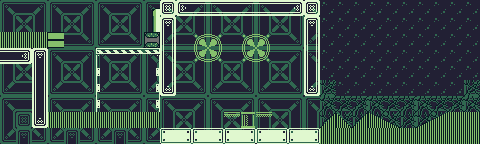

This game map was drawn from its Tiled (.tmx) file and the tilesets committed beside it. A one-line description and the full map source follow:
An orthogonal 30x9 tile map with 16x16 px tiles, 5 tile layers (Tile Layer 1, Tile Layer 2, Tile Layer 3, Tile Layer 5, ...), 2 tilesets.

<map version="1.10" tiledversion="1.11.0" orientation="orthogonal" renderorder="right-down" width="30" height="9" tilewidth="16" tileheight="16" infinite="0" nextlayerid="6" nextobjectid="1">
 <tileset firstgid="1" source="tilesets/kenny modified/full image.tsx" />
 <tileset firstgid="8193" source="tilesets/temporal light/temporal_light_tileset.tsx" />
 <layer id="1" name="Tile Layer 1" width="30" height="9">
  <data encoding="csv">
3086,3087,3088,3086,3087,3088,3086,3087,3088,3086,3086,3087,3088,3086,3087,3088,3086,3087,3088,3086,0,0,0,0,0,0,0,0,0,3086,
3214,3215,3216,3214,3215,3216,3214,3215,3216,3214,3214,3215,3216,3214,3215,3216,3214,3215,3216,3214,0,0,0,0,0,0,0,0,0,3214,
3342,3343,3344,3342,3343,3344,3342,3343,3344,3342,3342,3343,3344,3342,3343,3344,3342,3343,3344,3342,0,0,0,0,0,0,0,0,0,3342,
3086,3087,3088,3086,3087,3088,3086,3087,3088,3086,3086,3087,3088,3086,3087,3088,3086,3087,3088,3086,0,0,0,0,0,0,0,0,0,3086,
3214,3215,3216,3214,3215,3216,3214,3215,3216,3214,3214,3215,3216,3214,3215,3216,3214,3215,3216,3214,0,0,0,0,0,0,0,0,0,3214,
3342,3343,3344,3342,3343,3344,3342,3343,3344,3342,3342,3343,3344,3342,3343,3344,3342,3343,3344,3342,0,0,0,0,0,0,0,0,0,3342,
3086,3087,3088,3086,3087,3088,3086,3087,3088,3086,3086,3087,3088,3086,3087,3088,3086,3087,3088,3086,0,0,0,0,0,0,0,0,0,3086,
3214,3215,3216,3214,3215,3216,3214,3215,3216,3214,3214,3215,3216,3214,3215,3216,3214,3215,3216,3214,0,0,0,0,0,0,0,0,0,3214,
0,0,0,0,0,0,0,0,0,0,3342,3343,3344,3342,3343,3344,3342,3343,3344,3342,0,0,0,0,0,0,0,0,0,3342
</data>
 </layer>
 <layer id="2" name="Tile Layer 2" width="30" height="9">
  <data encoding="csv">
0,0,0,0,0,0,0,0,0,8207,7062,7059,7060,7060,7060,7060,7060,7060,7061,7062,0,0,0,0,0,0,0,0,0,0,
0,0,0,0,0,0,0,0,0,8271,6678,0,0,0,0,0,0,0,0,6678,0,0,0,0,0,0,0,0,0,0,
8269,8269,8269,10627,0,0,0,0,0,8582,6806,0,0,0,0,0,0,0,0,6806,0,0,0,0,0,0,0,0,0,0,
3458,3459,3076,0,0,0,4115,4116,4116,4117,6806,0,0,0,0,0,0,0,0,6806,0,0,0,0,0,0,0,0,0,0,
0,0,3204,0,0,0,672,0,0,0,6806,0,0,0,0,0,0,0,0,6806,0,0,0,0,0,0,0,0,0,0,
0,0,3204,0,0,0,672,0,0,0,6934,0,0,0,0,0,0,0,0,6934,0,0,0,0,0,0,0,0,0,0,
0,0,3204,0,0,0,672,0,0,0,0,0,0,0,0,0,0,0,0,0,0,0,0,0,0,0,8583,8583,8583,0,
0,3473,3332,8269,8269,8269,8269,8269,8269,8269,0,0,0,0,308,950,308,0,0,0,8583,8583,8583,8583,8583,8583,8583,8583,8583,0,
3342,3089,3344,3342,3089,3344,3342,3089,3344,3342,7571,7573,7571,7573,7571,7573,7571,7573,7571,7573,8583,8583,8583,8583,8583,8583,8583,8583,8583,8583
</data>
 </layer>
 <layer id="3" name="Tile Layer 3" width="30" height="9">
  <data encoding="csv">
0,0,0,0,0,0,0,0,0,1073750337,0,0,0,0,0,0,0,0,0,0,2703,2703,2703,2703,2703,2703,2703,2703,2703,0,
0,0,0,0,0,0,0,0,0,8515,0,0,0,0,0,0,0,0,0,0,2703,2703,2703,2703,2703,2703,2703,3215,3216,0,
0,0,0,0,0,0,0,0,0,8580,0,0,702,703,0,702,703,0,0,0,2703,2703,2703,2703,2703,2703,3342,3343,3344,0,
0,0,0,0,0,0,0,0,0,0,0,0,830,831,0,830,831,0,0,0,2703,2703,2703,2703,3087,3088,3086,2703,2703,0,
0,0,0,0,0,0,672,0,0,0,0,0,0,0,0,0,0,0,0,0,2703,2703,2703,3214,3215,2703,2703,2703,3216,0,
0,0,0,0,0,0,672,0,0,0,0,0,0,0,0,0,0,0,0,0,3342,3343,3344,3342,3343,3344,3342,3343,3344,0,
0,0,0,0,0,0,672,0,0,0,0,0,0,0,0,0,0,0,0,0,3086,3087,3088,3086,3087,3088,3086,3087,3088,0,
0,0,0,0,0,0,0,0,0,0,0,0,0,0,0,0,0,0,0,0,3214,3215,3216,3214,3215,3216,3214,3215,3216,0,
0,0,0,0,0,0,0,0,0,0,0,0,0,0,0,0,0,0,0,0,3342,3343,3344,8269,3343,3344,3342,3343,3344,0
</data>
 </layer>
 <layer id="5" name="Tile Layer 5" width="30" height="9">
  <data encoding="csv">
0,0,0,0,0,0,0,0,0,0,0,0,0,0,0,0,0,0,0,0,0,0,0,0,0,0,0,0,0,0,
0,0,0,0,0,0,0,0,0,0,0,0,0,0,0,0,0,0,0,0,0,0,0,0,0,0,0,0,0,0,
0,0,0,0,0,0,0,0,0,0,0,0,0,0,0,0,0,0,0,0,0,0,0,0,0,0,0,0,0,0,
0,0,0,0,0,0,0,0,0,0,0,0,0,0,0,0,0,0,0,0,0,0,0,0,0,0,0,0,0,0,
0,0,0,0,0,0,0,0,0,0,0,0,0,0,0,0,0,0,0,0,0,0,0,0,0,0,0,0,0,0,
0,0,0,0,0,0,0,0,0,0,0,0,0,0,0,0,0,0,0,0,0,0,0,0,0,0,0,0,0,0,
0,0,0,0,0,0,0,0,0,0,0,0,0,0,0,0,0,0,0,0,0,0,0,0,0,0,0,0,0,0,
0,0,0,0,0,0,0,0,0,0,0,0,0,0,0,0,0,0,0,0,8583,8583,8583,8583,8583,8583,8583,8583,8269,0,
0,0,0,0,0,0,0,0,0,0,0,0,0,0,0,0,0,0,0,0,8583,8583,8269,8269,8269,8583,8583,8583,8583,0
</data>
 </layer>
 <layer id="4" name="Tile Layer 4" width="30" height="9">
  <data encoding="csv">
0,0,0,0,0,0,0,0,0,0,0,0,0,0,0,0,0,0,0,0,0,0,0,0,0,0,0,0,0,2703,
0,0,0,0,0,0,0,0,0,0,0,0,0,0,0,0,0,0,0,0,0,0,0,0,0,0,0,2703,2703,2703,
0,0,0,0,0,0,0,0,0,8578,0,0,0,0,0,0,0,0,0,0,0,0,0,0,0,2703,2703,2703,2703,2703,
0,0,0,0,0,0,0,0,0,0,0,0,0,0,0,0,0,0,0,0,0,0,0,0,2703,2703,2703,0,0,2703,
0,0,0,0,0,0,4243,0,0,4245,0,0,0,0,0,0,0,0,0,0,0,0,0,2703,2703,0,0,0,2703,2703,
0,0,0,0,0,0,4243,0,0,4245,0,0,0,0,0,0,0,0,0,0,8583,2703,2703,2703,2703,2703,2703,2703,2703,8583,
0,0,0,0,0,0,4243,0,0,4245,0,0,0,0,0,0,0,0,0,0,8583,8583,8583,8583,8583,8583,8583,8583,8583,8583,
0,0,0,0,0,0,0,0,0,0,0,0,0,0,0,0,0,0,0,0,8374,2147492022,8374,2147492024,2147492023,0,8375,8376,8374,8269,
0,0,0,0,0,0,0,0,0,0,0,0,0,0,0,0,0,0,0,0,8269,8269,8438,8269,8269,8269,8269,8269,8269,8269
</data>
 </layer>
</map>